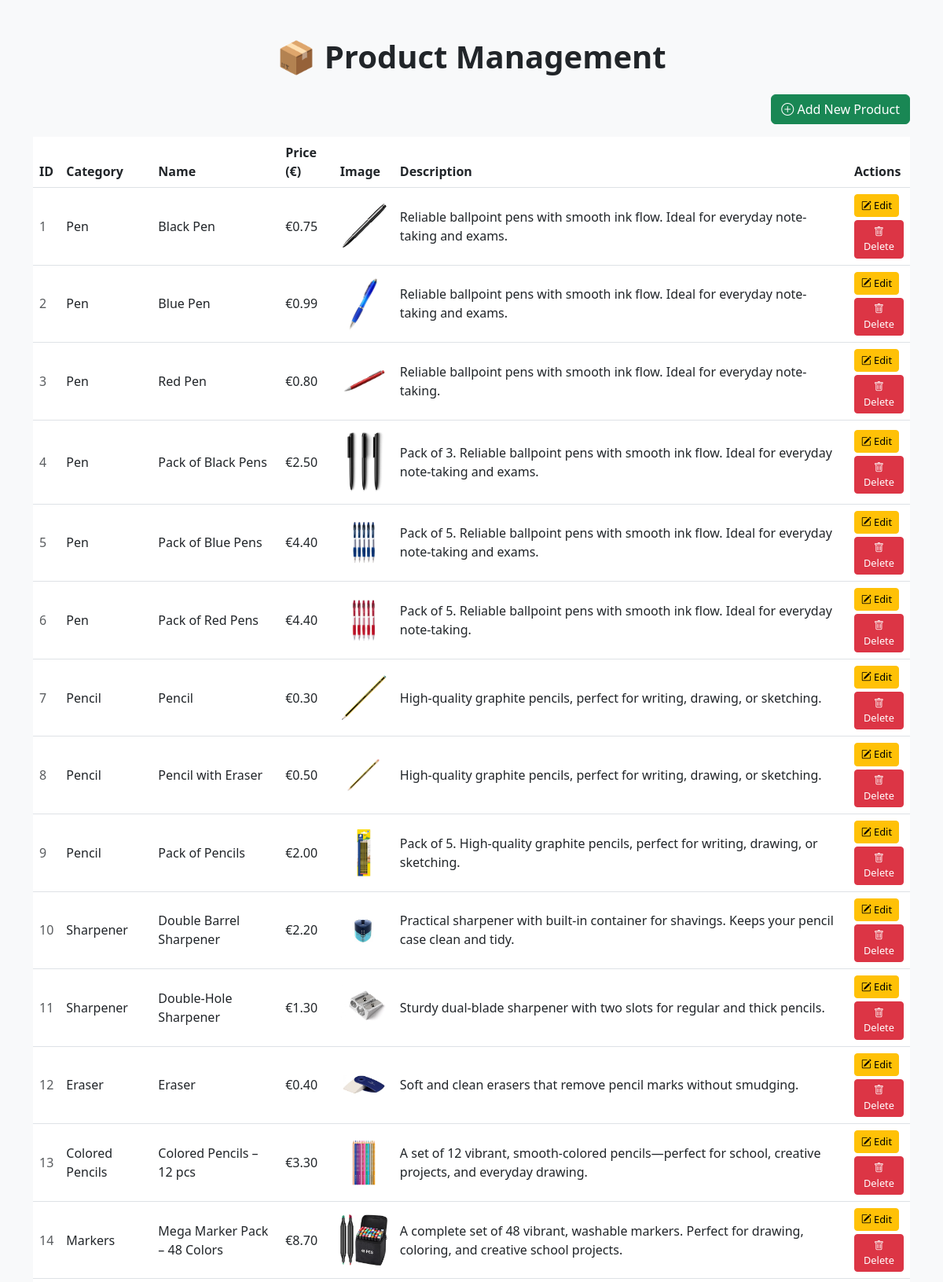
Screenshot of /admin_products.php (upper part) with the database file from the repository.
### tables this page shows
CREATE TABLE `products` (
  `id` int(11) NOT NULL,
  `name` varchar(255) NOT NULL,
  `description` text DEFAULT NULL,
  `price` decimal(10,2) NOT NULL,
  `image` varchar(255) DEFAULT NULL,
  `category` varchar(100) DEFAULT NULL
);

### admin_products.php (the view, shortened to what this page needs)
<?php
include 'db.php';
$sql = "SELECT * FROM products";
$result = $conn->query($sql);
?>
<!DOCTYPE html>
<html lang="en">
<head>
    <link href="https://cdn.jsdelivr.net/npm/bootstrap@5.3.0/dist/css/bootstrap.min.css" rel="stylesheet">
    <link href="https://cdn.jsdelivr.net/npm/bootstrap-icons@1.10.5/font/bootstrap-icons.css" rel="stylesheet">
</head>
<body>
<div class="container mt-5">
    <h1 class="mb-4 text-center">📦 Product Management</h1>
    <div class="d-flex justify-content-end mb-3">
        <a href="admin_add_product.php" class="btn btn-success">
            <i class="bi bi-plus-circle"></i> Add New Product
        </a>
    </div>
    <div class="table-responsive">
        <table class="table table-hover align-middle shadow-sm bg-white rounded">
            <thead>
                <tr>
                    <th scope="col">ID</th>
                    <th scope="col">Category</th>
                    <th scope="col">Name</th>
                    <th scope="col">Price (€)</th>
                    <th scope="col">Image</th>
                    <th scope="col">Description</th>
                    <th scope="col">Actions</th>
                </tr>
            </thead>
            <tbody>
                <?php while ($row = $result->fetch_assoc()): ?>
                    <tr>
                        <td class="text-muted fw-light"><?php echo $row['id']; ?></td>
                        <td><?php echo htmlspecialchars($row['category']); ?></td>
                        <td><?php echo htmlspecialchars($row['name']); ?></td>
                        <td>€<?php echo number_format($row['price'], 2); ?></td>
                        <td>
                            <img src="images/<?php echo htmlspecialchars($row['image']); ?>" width="60" alt="Product Image">
                        </td>
                        <td><?php echo htmlspecialchars($row['description']); ?></td>
                        <td>
                            <a href="admin_edit_product.php?id=<?php echo $row['id']; ?>" class="btn btn-warning btn-sm mb-1">
                                <i class="bi bi-pencil-square"></i> Edit
                            </a>
                            <br>
                            <a href="admin_delete_product.php?id=<?php echo $row['id']; ?>" class="btn btn-danger btn-sm" onclick="return confirm('Are you sure you want to delete this product?')">
                                <i class="bi bi-trash"></i> Delete
                            </a>
                        </td>
                    </tr>
                <?php endwhile; ?>
            </tbody>
        </table>
    </div>
</div>
</body>
</html>

### admin_products.php (style rules this page uses)
body { background-color: #f8f9fa; }
h1 { font-weight: 600; }
.table thead { background-color: #0d6efd; color: white; }
.btn-sm { font-size: 0.8rem; }
img { border-radius: 8px; }

### rows the page displays
products: id "1", category "Pen", name "Black Pen", price "0.75", image (picture), description "Reliable ballpoint pens with smooth ink flow. Ideal for everyday note-taking and exams."
products: id "2", category "Pen", name "Blue Pen", price "0.99", image (picture), description "Reliable ballpoint pens with smooth ink flow. Ideal for everyday note-taking and exams."
products: id "3", category "Pen", name "Red Pen", price "0.80", image (picture), description "Reliable ballpoint pens with smooth ink flow. Ideal for everyday note-taking."
products: id "4", category "Pen", name "Pack of Black Pens", price "2.50", image (picture), description "Pack of 3. Reliable ballpoint pens with smooth ink flow. Ideal for everyday note-taking and exams."
products: id "5", category "Pen", name "Pack of Blue Pens", price "4.40", image (picture), description "Pack of 5. Reliable ballpoint pens with smooth ink flow. Ideal for everyday note-taking and exams."
products: id "6", category "Pen", name "Pack of Red Pens", price "4.40", image (picture), description "Pack of 5. Reliable ballpoint pens with smooth ink flow. Ideal for everyday note-taking."
products: id "7", category "Pencil", name "Pencil", price "0.30", image (picture), description "High-quality graphite pencils, perfect for writing, drawing, or sketching."
products: id "8", category "Pencil", name "Pencil with Eraser", price "0.50", image (picture), description "High-quality graphite pencils, perfect for writing, drawing, or sketching."
products: id "9", category "Pencil", name "Pack of Pencils", price "2.00", image (picture), description "Pack of 5. High-quality graphite pencils, perfect for writing, drawing, or sketching."
products: id "10", category "Sharpener", name "Double Barrel Sharpener", price "2.20", image (picture), description "Practical sharpener with built-in container for shavings. Keeps your pencil case clean and tidy."
products: id "11", category "Sharpener", name "Double-Hole Sharpener", price "1.30", image (picture), description "Sturdy dual-blade sharpener with two slots for regular and thick pencils."
products: id "12", category "Eraser", name "Eraser", price "0.40", image (picture), description "Soft and clean erasers that remove pencil marks without smudging."
products: id "13", category "Colored Pencils", name "Colored Pencils – 12 pcs", price "3.30", image (picture), description "A set of 12 vibrant, smooth-colored pencils—perfect for school, creative projects, and everyday drawing."
products: id "14", category "Markers", name "Mega Marker Pack – 48 Colors", price "8.70", image (picture), description "A complete set of 48 vibrant, washable markers. Perfect for drawing, coloring, and creative school projects."
